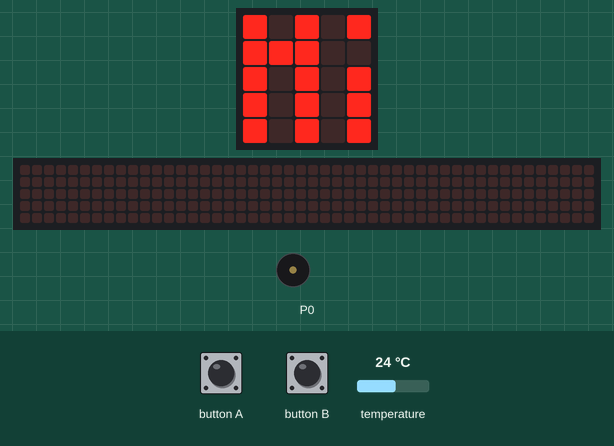
Bench run of a program on a simulated BBC micro:bit (MakeCode). Shown: the board's 5×5 LED display, a strip that is not on the board, showing the scrolling text unrolled, buzzer (waves = sounding). Inputs (shaded band) come from the test bench; at power-on: temperature 24 °C. The 48×5 strip is a reading aid, not a part: it shows the text the display is scrolling, unrolled, one strip-width of it at a time.

Above: at 1.2 s.
1.3 s: temperature set to 12 °C
At 2.01 s:
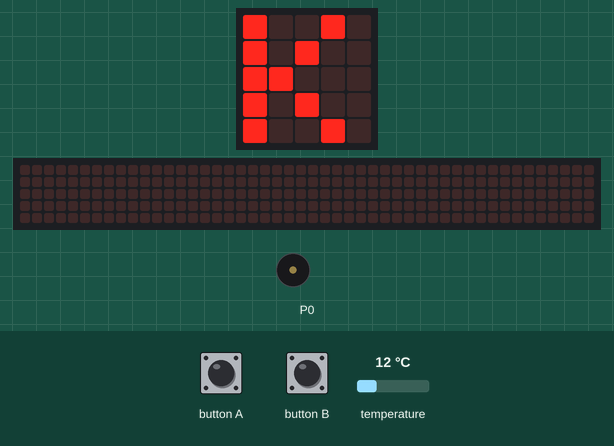
3.3 s: button B pressed for 0.15 s
At 3.72 s:
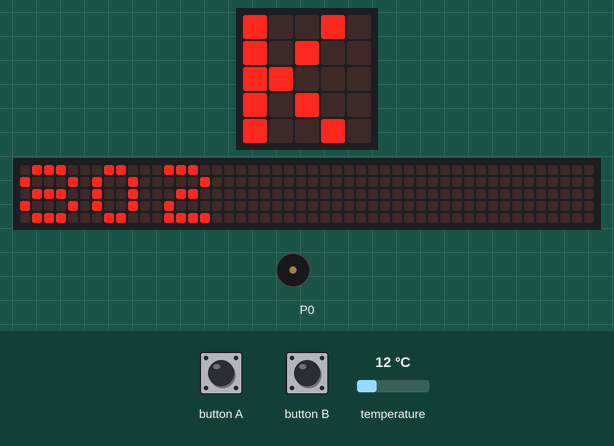
4.0 s: button A pressed for 0.15 s
4.7 s: temperature set to 19 °C
At 7.5 s:
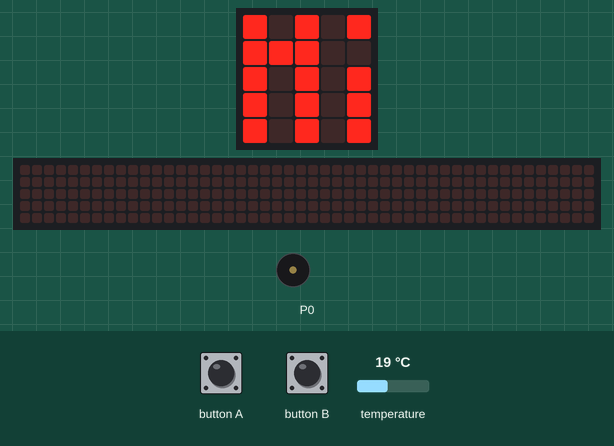
7.7 s: button B pressed for 0.15 s
At 8.29 s:
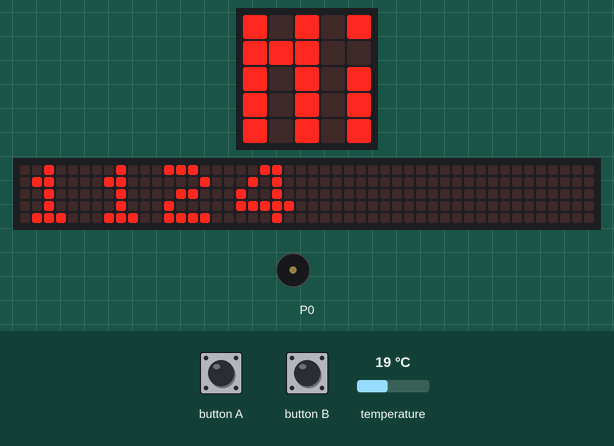
8.4 s: temperature set to 28 °C
Timing chart, 0 to 11.4 s (numbered marks = the images above; inputs shaded):
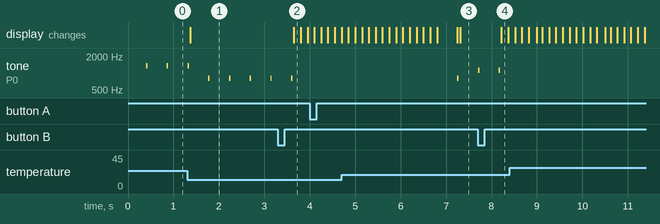

Measured:
- after the input at 1.3 s, the display: changes after 0.07 s (image 1)
- after the input at 3.3 s, the display: changes after 0.35 s (image 2)
- after the input at 4.7 s, the display: first differs from a run without the input after 2.6 s (image 3)
- after the input at 7.7 s, the display: changes after 0.52 s (image 4)

The program:

main.ts
```typescript
/**
 * Siden det er lite variasjon med temperatursensor så kan en istedenfor å multiplisere et tall med en faktor overføre den til en annen skala med map-funksjonen.
 *
 * Valgte verdier her gir frekvensen 20 Hz ved -5 grader, ca 950 Hz ved 15 grader som fortsatt er kladt
 *
 * og opp til 1480 Hz ved 27 grader, som begynner å bli varmt. Maks verdi er 2550 Hz
 *
 * Variablene sensorverdi_raw og sensorverdi_map viser disse verdiene.
 *
 * A og B - tastene brukes til å bytte mellom to visninger.
 */
input.onButtonPressed(Button.A, function () {
    debug = 0
})
input.onButtonPressed(Button.B, function () {
    debug = 1
})
let sensorverdi_map = 0
let sensorverdi_raw = 0
let debug = 0
debug = 0
basic.forever(function () {
    sensorverdi_raw = input.temperature()
    sensorverdi_map = Math.map(sensorverdi_raw, -5, 50, 20, 2550)
    if (debug == 0) {
        // Erstatter vising av tall.
        // Verdier temperatur er fra -0 - 50 der varmest er 50.Dette gjøres om fra -5 til 50 og benytter 20 - 2550  Dette kan vises som 0% - 100%.
        // Denne testen viser verdier mellom 950 Hz og 1480 Hz som Middels temperatur.
        // Verdien 950 er ca. 15degC og verdien 1480 er ca. 27 degC
        // Alt under 950  er K (Kaldt).
        // En tone vil "speile" temperatur med en frekvens.
        // A input viser symboler og spiller tone
        // B input viser temperaturverdien omgjort til Hz og spiller tone.
        if (sensorverdi_map > 1480) {
            basic.showLeds(`
                # . . . #
                # . . . #
                # . . . #
                . # . # .
                . . # . .
                `)
        } else if (sensorverdi_map > 950) {
            basic.showLeds(`
                # . # . #
                # # # . .
                # . # . #
                # . # . #
                # . # . #
                `)
        } else {
            basic.showLeds(`
                # . . # .
                # . # . .
                # # . . .
                # . # . .
                # . . # .
                `)
        }
    } else {
        // Microbit kan kun vise et tall / tegn av gange, men å vise tal med f.eks. tone er en metode som ofte brukes for å vise et tall. Avstandssenorer kan blant annet bruke slik varsling. Bytt gjerne ut _raw med _map. Da kan en se verdiene som er benyttet i IF-testene
        basic.showNumber(sensorverdi_map)
    }
    music.playTone(sensorverdi_map, music.beat(BeatFraction.Sixteenth))
})
```

test.ts
```typescript
// testene settes inn her; disse vil ikke kompilert så lenge denne pakken blir brukt som en utvidelse.
```
